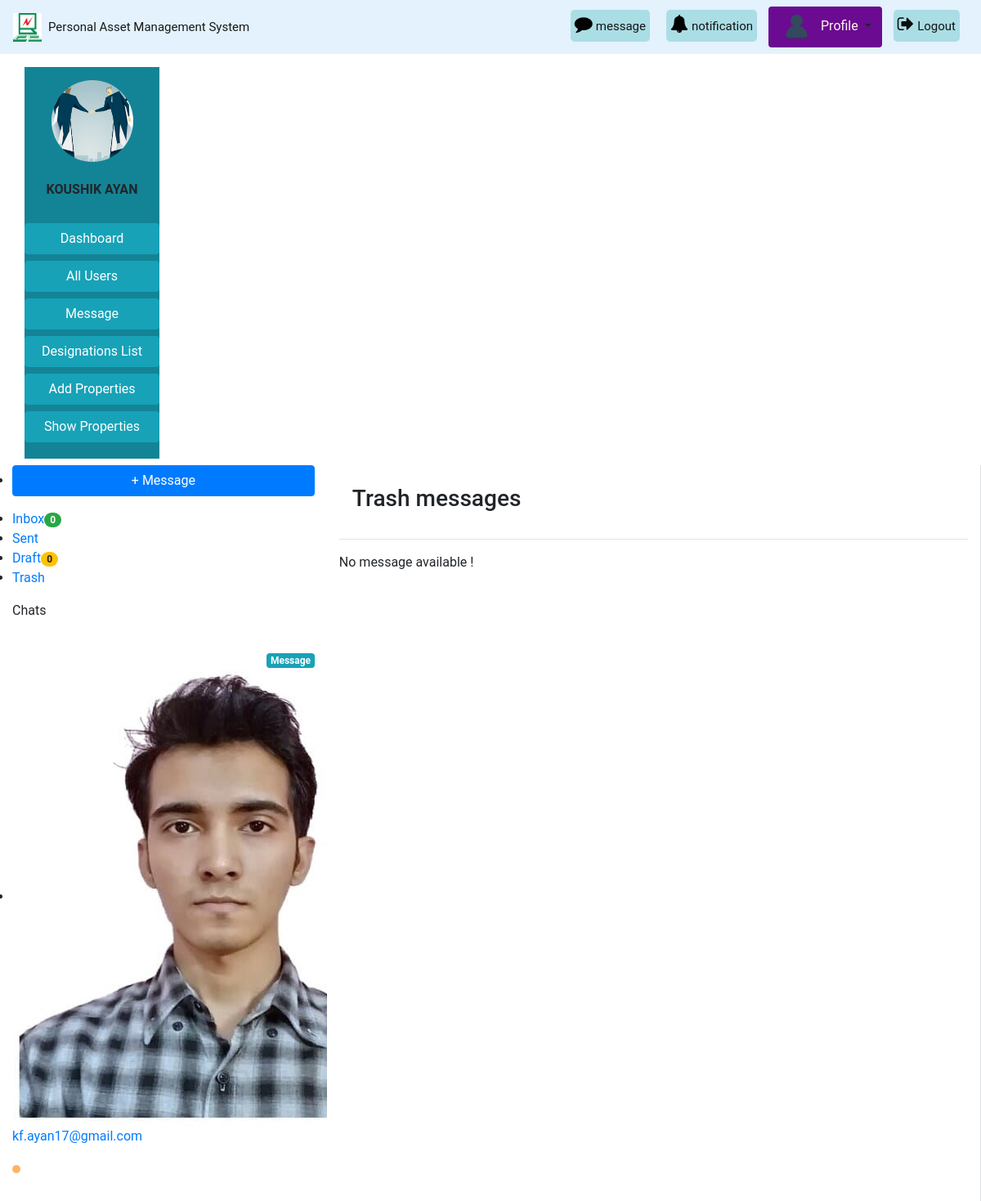
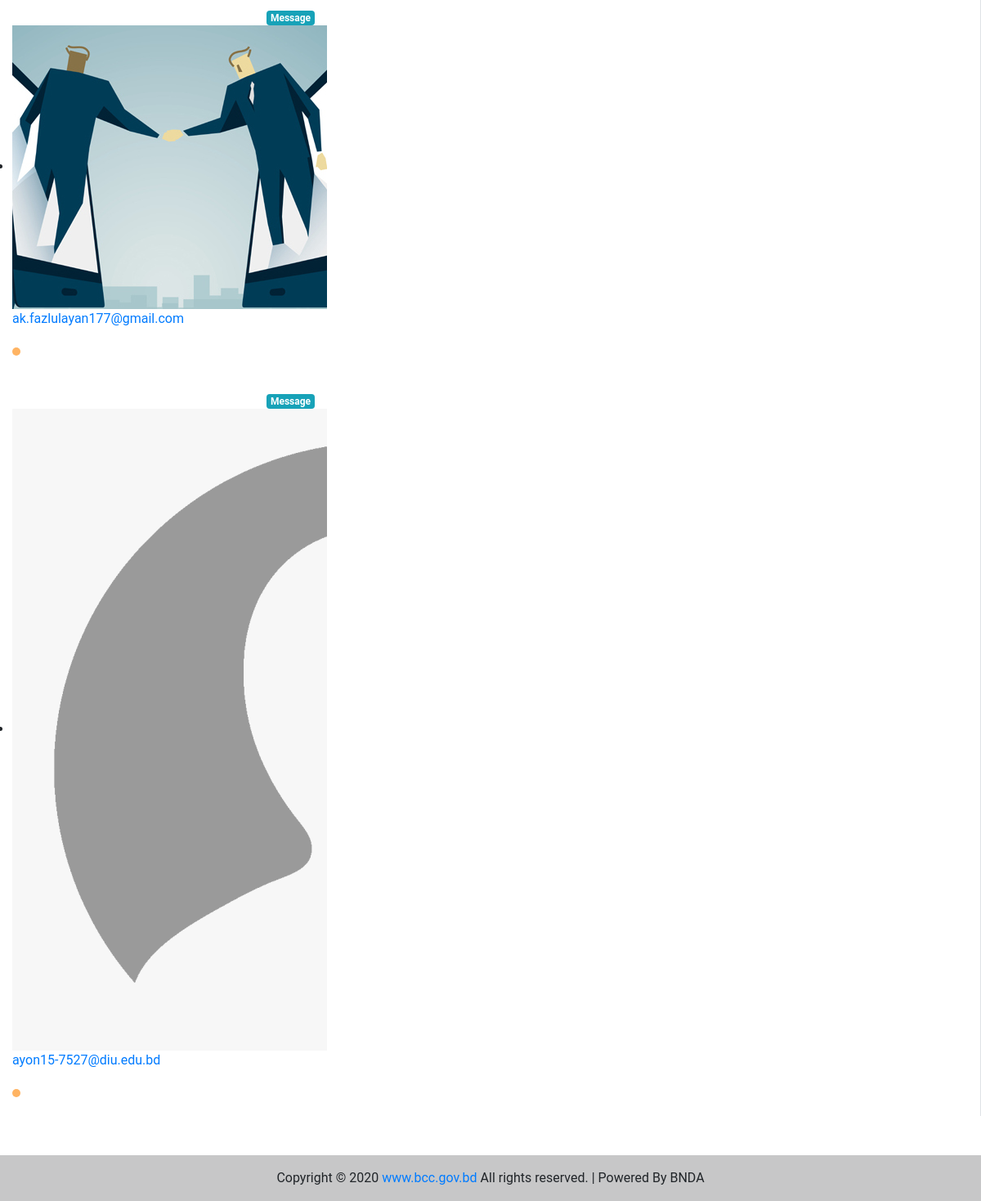
The app's page /message/trash_msgs/ (signed in) with its own data (2 pictures, top to bottom).
### accounts/models.py (models this page shows, shortened)
class CustomUser(AbstractBaseUser):
    user_type_data = (
        ('1', 'Super admin'),
        ('2', 'Admin'),
        ('3', 'Employee'),
    )
    user_type = models.CharField(max_length=10, choices=user_type_data, default='3')
    email = models.EmailField(max_length=255, unique = True, verbose_name = 'Email')
    name = models.CharField(max_length = 255, verbose_name = 'Full Name')
    phone_no = models.CharField(max_length = 20, unique = True, verbose_name = 'Phone Number')
    date = models.DateField(auto_now_add = True)
    is_active = models.BooleanField(default=True)
    is_admin = models.BooleanField(default=False)
    is_staff = models.BooleanField(default=False)
    USERNAME_FIELD = 'email'
    REQUIRED_FIELDS = ('name','phone_no')
    objects = CustomUserManager()
    class Meta:
        verbose_name_plural = 'Users'

### pamsapp/models.py (models this page shows, shortened)
class Profile(models.Model):
    gender_type = (
        ('1', 'Male'),
        ('2', 'Female'),
        ('3', 'Others'),
    )
    user = models.OneToOneField(CustomUser, on_delete = models.CASCADE , related_name = 'profile')
    image = models.ImageField(upload_to = 'images/', blank=True, null=True)
    designation = models.ForeignKey(Designation, on_delete = models.CASCADE, blank = True, null = True)
    gender = models.CharField(max_length=10, choices=gender_type, blank = True, null = True)

### message/views.py (the view)
# urls.py: path('trash_msgs/', views.view_trash_msgs, name='trash_msgs'),
@login_required
def view_trash_msgs(request):
    msgs = NewMessage.objects.filter(sender_id=request.user, delete_status=False)
    context = {'msgs': msgs}
    return render(request, 'message/view_trash_msgs.html', context)

### message/context_processors.py (called while the page is built)
def unread_messages(request):
    if request.user.is_authenticated:
        unread_msgs = InboxMessage.objects.filter(receiver_id=request.user, delete_status=True,
                                                  new_msg_active=True)[0:5]
        total_unread_msgs = InboxMessage.objects.filter(receiver_id=request.user,
                                                        delete_status=True, new_msg_active=True).count()
        total_draft_msgs = NewMessage.objects.filter(sender_id=request.user,
                                                     delete_status=True, new_msg_active=True,
                                                     msg_status='Draft').count()
        return {'unread_msgs': unread_msgs, 'total_unread_msgs': total_unread_msgs,
                'total_draft_msgs': total_draft_msgs}
    else:
        return {'total_unread_msgs': 0, 'total_draft_msgs': 0}

def online_active_user(request):
    active_users = CustomUser.objects.all()
    return {'active_users': active_users}

### templates/message/view_trash_msgs.html (shortened to what this page needs)
{% extends 'base.html' %}
{% load static %}
{% block content %}
<div class="email-wrapper">
	<div class="row align-items-stretch">
		<div class="mail-sidebar d-none d-lg-block col-md-4 bg-white">
			<div class="menu-bar">
				{% with request.resolver_match.url_name as url_name %}
				<ul class="menu-items">
					<li class="compose mb-3"><a href="{% url 'Message:write-new-message' %}" class="btn btn-primary btn-block">+ Message</a></li>
					<li class="{% if url_name == 'inbox' %}active{% endif %}"><a href="{% url 'Message:inbox' %}"> Inbox</a><span class="badge badge-pill badge-success">{{ total_unread_msgs }}</span></li>
					<li class="{% if url_name == 'all-sent-msgs' %}active{% endif %}"><a href="{% url 'Message:all-sent-msgs' %}"> Sent</a></li>
					<li class="{% if url_name == 'message-draft' %}active{% endif %}"><a href="{% url 'Message:message-draft' %}"> Draft</a><span class="badge badge-pill badge-warning">{{ total_draft_msgs }}</span></li>
					<li class="{% if url_name == 'trash_msgs' %}active{% endif %}"><a href="{% url 'Message:trash_msgs' %}"> Trash</a></li>
				</ul>
				{% endwith %}
				<div class="wrapper">
					<div class="online-status d-flex justify-content-between align-items-center">
						<p class="chat">Chats</p> </div>
				</div>
				<ul class="profile-list">
					{% for on_user in active_users %}
					{% if on_user.profile.image %}
					<a href="{% url 'Message:send-message' user_id=on_user.pk %}" class="badge badge-info d-inline-block float-right mt-4 text-decoration-none">Message </a>
					<li class="profile-list-item"> <a href="#"> <span class="pro-pic"><img src="{{ on_user.profile.image.url }}" alt="{{ on_user.email }}"></span><div class="user"><p class="u-name">{% if on_user.profile.username %}{{ on_user.profile.username }}{% else %}{{ on_user.email }}{% endif %}</p><p class="u-designation">{{ on_user.groups.all.0.name }} {% if on_user.profile.is_online %} <span class="online_custom"></span>{% else %}<span class="offline_custom"></span> {% endif %}</p></div></a></li>
					{% else %}
					<a href="{% url 'Message:send-message' user_id=on_user.pk %}" class="badge badge-info d-inline-block float-right mt-4 text-decoration-none">Message </a>
					<li class="profile-list-item"> <a href="#"> <span class="pro-pic"><img src="{% static 'p_default_image/profile.jpg' %}" alt="Profile image"></span><div class="user"><p class="u-name">{% if on_user.profile.username %}{{ on_user.profile.username }}{% else %}{{ on_user.email }}{% endif %}</p><p class="u-designation">{{ on_user.groups.all.0.name }} {% if on_user.profile.is_online %} <span class="online_custom"></span>{% else %}<span class="offline_custom"></span>{% endif %}</p></div> </a></li>
					{% endif %}
					{% empty %}
					<li class="profile-list-item">No user available !</li>
					{% endfor %}
				</ul>
			</div>
		</div>
		<div class="mail-list-container col-md-8 pt-4 pb-4 border-right bg-white">
			<div class="border-bottom pb-4 mb-3 px-3">
				<h3>Trash messages</h3>
			</div>
			{% for msg in msgs %}
			<a href="{% url 'Message:message-detail' msg_id=msg.pk %}">
				<div class="mail-list">
					<div class="content">
						<p class="sender-name"> To :
							{% if msg.receiver.profile.username %}
							{{ msg.receiver.profile.username }}
							{% else %}
							{{ msg.receiver }}
							{% endif %}</p>
						<p class="message_text">{{ msg.message }}</p>
						<a href="{% url 'Message:delete-trash-msg' msg_id=msg.pk %}" onclick="return confirm('Are you sure to delete this message from database  ?')" class="badge badge-warning btn-sm mt-4">Delete</a>
					</div>
				</div>
			</a>
			{% empty %}
			<div class="mail-list">
				<div class="content">
					<p class="sender-name">No message available !</p>
				</div>
			</div>
			{% endfor %}
		</div>
	</div>
</div>
{% endblock %}

### templates/base.html (shortened to what this page needs)
{% load static %}
<!doctype html>
<html lang="en">
  <head>
    <link rel="stylesheet" href="https://maxcdn.bootstrapcdn.com/bootstrap/4.5.2/css/bootstrap.min.css">
    <link rel="stylesheet" href="{% static 'pams/css/bootstrap.css' %}">
    <link rel="stylesheet" href="{% static 'pams/css/base.css' %}">
    <link rel="stylesheet" href="https://cdnjs.cloudflare.com/ajax/libs/font-awesome/4.7.0/css/font-awesome.min.css">
  </head>
  <body>
   <nav class="navbar navbar-expand-lg navbar-light sticky-top"
    style="background-color: #e3f2fd">
    <a class="navbar-brand" href="{% url 'pamsapp:home' %}"><img src="{% static 'pams/images/bcc.jpg' %}" alt="logo"
      style="height: 35px; width: 35px;"><span class="ml-2" style="font-size: 15px;">Personal Asset Management System</span></a>
    <div class="collapse navbar-collapse text-center my-nav" id="navbarSupportedContent">
      <ul class="navbar-nav  my-2 my-lg-0 ">
        {% if not user.is_authenticated %}
          <li class="nav-item active">
            <a class="nav-link text-black font-weight-bold" href="#">Login </a>
          </li>
          <li class="nav-item active">
            <a class="nav-link text-black font-weight-bold" href="#">Signup </a>
          </li>
        {% else %}
        <div class="mes rounded rounded-end ">
          <a href="{% url 'pamsapp:assets-list-pending' %}"  style="text-decoration:none">
            <i style="font-size:22px; color:rgb(0, 0, 0)" class="fa ">&#xf075;</i>
            <span style='font-size:15px'>message</span>
          </a>
        </div>
        {% if user.user_type == '1' or user.user_type == '2' %}
        <div class="not rounded rounded-end ">
          <a href="{% url 'pamsapp:assets-list-pending' %}"  style="text-decoration:none">
            <i style="font-size:22px; color:rgb(0, 0, 0)" class="fa">&#xf0f3;</i>
            <span style='font-size:15px'>notification</span>
          </a>
        </div>
        {% endif %}
          {% if profile.image %}
          <div class="dropdown show mx-1 pl-1 rounded profile"
          style='background-color:  #6b0b91; border-radius: 15%;'>
            <a class="btn dropdown-toggle" href="{% url 'pamsapp:profile' %}" role="button"
             id="dropdownMenuLink" data-toggle="dropdown" aria-haspopup="true" aria-expanded="false">
             <img src="{{ user.profile.image.url }}" class="rounded-circle" alt="logo"
                style="height: 35px; width: 35px;">
                <span class="ml-2" style="font-size: medium; color:seashell">Profile</span>
            </a>
            <div class="dropdown-menu text-center" aria-labelledby="dropdownMenuLink"
            style='background-color: rgb(225, 221, 247); font-size: smaller;'>
              <a class="dropdown-item" href="{% url 'pamsapp:profile-show' %}">View</a>
              <a class="dropdown-item" href="{% url 'pamsapp:profile' %}">Update Profile</a>
              <a class="dropdown-item" href="{% url 'accounts:change-pass' %}">Change Password</a>
            </div>
          </div>
          {% else %}
          <div class="dropdown show mx-1 pl-1 rounded profile"
          style='background-color: #6b0b91; border-radius: 15%;'>
            <a class="btn dropdown-toggle" href="{% url 'pamsapp:profile' %}" role="button"
             id="dropdownMenuLink" data-toggle="dropdown" aria-haspopup="true" aria-expanded="false">
             <img src="{% static 'pams/images/user-default.png' %}" alt="logo"
            style="height: 35px; width: 35px;">
            <span class="ml-2" style="font-size: medium; color:seashell">Profile</span>
            </a>
          </div>
          {% endif %}
          <div class="mes rounded rounded-end ">
            <a href="{% url 'accounts:logout' %}"  style="text-decoration:none">
              <i style="font-size:22px; color:rgb(14, 13, 13)" class="fa ">&#xf08b;</i>
              <span style='font-size:15px'>Logout</span>
            </a>
          </div>
        {% endif %}
      </ul>
    </div>
  </nav>
   <div class="container-fluid mt-3">
    <div class="row mx-auto">
      <div class="col-lg-2 col-md-3 col-12 mb-2">
        <div class="list-group text-center">
          <div class='py-3' style='background-color:#138496'>
            {% if user.profile.image %}
              <div style="width:100%; text-align:center">
                <img class="rounded-circle" style="height:100px; width:100px" src="{{ user.profile.image.url }}" alt="Card image cap">
              </div>
            {% else %}
              <img class="rounded-circle" style="height:100px" src="{% static 'pams/images/user-default.png' %}" alt="Card image cap">
            {% endif %}
            <br>
            <h6 class='text-uppercase font-weight-bold'>{{user.name}}</h6>
            <br>
            {% if user.user_type == '1' or user.user_type == '2' %}
              <a href="{% url 'pamsapp:dashboard' %}" class="btn btn-info mb-1 btn-block">Dashboard</a>
              <a href="{% url 'pamsapp:all-user' %}" class="btn btn-info mb-1 btn-block">All Users</a>
              <a href="{% url 'Message:inbox' %}" class="btn btn-info mb-1 btn-block">Message</a>
              <a href="{% url 'pamsapp:designations_list' %}" class="btn btn-info mb-1 btn-block">Designations List</a>
            {% endif %}
            <a href="{% url 'pamsapp:home' %}" class="btn btn-info btn-block">Add Properties</a>
            <a href="{% url 'pamsapp:show-properties' %}" class="btn btn-info mb-1 btn-block">Show Properties</a>
          </div>
        </div>
      </div>
      {% block content %}
      {% endblock %}
    </div>
  </div>
  <footer class="bg-light text-center text-lg-start mt-5">
    <div class="text-center p-3" style="background-color: rgba(0, 0, 0, 0.2)">
      Copyright © 2020
      <a class="bootstrap-link"  href="https://bcc.gov.bd/" target="blank">www.bcc.gov.bd</a>
      All rights reserved. | Powered By BNDA
    </div>
  </footer>
  </body>
</html>

### static/pams/css/base.css (style rules this page uses)
* { margin: 0; padding: 0; box-sizing: border-box; }
body { font-family: 'roboto', sans-serif; }

### templates/base.html (style rules this page uses)
.not { right: 0px; height: 50px; padding: 10px; color:rgb(246, 246, 248) }
.not a { background-color: #ABDDE5; color:rgb(20, 20, 20); padding-left: 5px; padding-right: 5px; padding-top: 10px; padding-bottom: 10px; border-radius: 5px; }
.mes { right: 0px; height: 50px; padding: 10px; color:rgb(12, 12, 15) }
.mes a { background-color: #ABDDE5; color:rgb(20, 20, 20); padding-left: 5px; padding-right: 5px; padding-top: 10px; padding-bottom: 10px; border-radius: 5px; }

### templates/message/view_trash_msgs.html (style rules this page uses)
.online_custom, .offline_custom { display: inline-block; width: 10px; height: 10px; border-radius: 50%; }
.offline_custom { background: #ffb463; }

### records on screen
CustomUser: profile.image (picture), name "KOUSHIK AYAN", email "ak.fazlulayan177@gmail.com"
CustomUser: profile.image (picture), email "kf.ayan17@gmail.com"
CustomUser: email "ayon15-7527@diu.edu.bd"

### other values on screen
{{ total_unread_msgs }} "0"
{{ total_draft_msgs }} "0"
